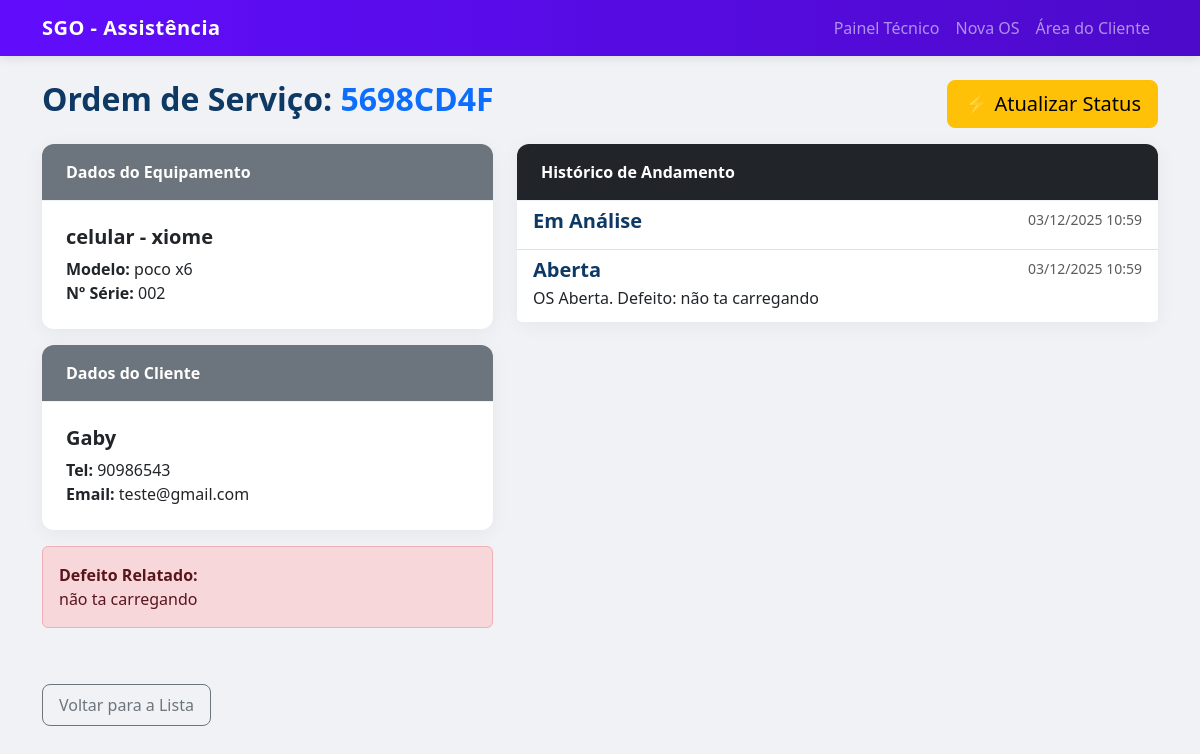
/os/3/, run on the app's committed database.
### tcc/models.py (models this page shows, shortened)
class OrdemDeServico(models.Model):
    STATUS_CHOICES = [
        ('aberto', 'Aberta'),
        ('em_analise', 'Em Análise'),
        ('aguardando_peca', 'Aguardando Peça'),
        ('em_reparo', 'Em Reparo'),
        ('concluido', 'Concluído'),
        ('entregue', 'Entregue ao Cliente'),
    ]
    cliente = models.ForeignKey(Cliente, on_delete=models.CASCADE)
    equipamento = models.ForeignKey(Equipamento, on_delete=models.CASCADE)
    data_abertura = models.DateTimeField(auto_now_add=True)
    defeito_relatado = models.TextField(help_text="Descrição do defeito pelo cliente.")
    status_atual = models.CharField(max_length=20, choices=STATUS_CHOICES, default='aberto')
    codigo_consulta = models.CharField(
        max_length=8,
        unique=True,
        editable=False,
        default=uuid.uuid4().hex[:8].upper()
    )
    class Meta:
        verbose_name = "Ordem de Serviço"
        verbose_name_plural = "Ordens de Serviço"
        ordering = ['-data_abertura'] # Ordena pela mais recente

class Equipamento(models.Model):
    tipo = models.CharField(max_length=50, help_text="Ex: Computador, Telemóvel, TV")
    marca = models.CharField(max_length=50)
    modelo = models.CharField(max_length=50)
    numero_serie = models.CharField(max_length=100, unique=True, blank=True, null=True)
    class Meta:
        verbose_name = "Equipamento"
        verbose_name_plural = "Equipamentos"

class Cliente(models.Model):
    nome = models.CharField(max_length=100)
    telefone = models.CharField(max_length=20, blank=True, null=True)
    email = models.EmailField(blank=True, null=True)
    class Meta:
        verbose_name = "Cliente"
        verbose_name_plural = "Clientes"

class AtualizacaoStatus(models.Model):
    os = models.ForeignKey(OrdemDeServico, on_delete=models.CASCADE)
    data_atualizacao = models.DateTimeField(auto_now_add=True)
    novo_status = models.CharField(max_length=20, choices=OrdemDeServico.STATUS_CHOICES)
    observacoes = models.TextField(blank=True, help_text="Detalhes da atualização (ex: 'Diagnóstico: Placa-mãe danificada')")
    class Meta:
        verbose_name = "Atualização de Status"
        verbose_name_plural = "Atualizações de Status"
        ordering = ['data_atualizacao']

### tcc/views.py (the view)
# urls.py: path('os/<int:pk>/', views.OSDetailView.as_view(), name='detalhe_os'),
class OSDetailView(DetailView):
    model = OrdemDeServico
    template_name = 'os/os_detail.html'
    context_object_name = 'os'
    def get_context_data(self, **kwargs):
        context = super().get_context_data(**kwargs)
        context['historico'] = self.object.atualizacaostatus_set.all().order_by('-data_atualizacao')
        return context

### tcc/templates/os/os_detail.html
{% extends 'os/base.html' %}
{% block content %}
<div class="row mb-3">
    <div class="col-md-8">
        <h2>Ordem de Serviço: <span class="text-primary">{{ os.codigo_consulta }}</span></h2>
    </div>
    <div class="col-md-4 text-end">
        <a href="{% url 'atualizar_status' os.id %}" class="btn btn-warning btn-lg">
            ⚡ Atualizar Status
        </a>
    </div>
</div>
<div class="row">
    <div class="col-md-5 mb-4">
        <div class="card mb-3">
            <div class="card-header bg-secondary text-white">Dados do Equipamento</div>
            <div class="card-body">
                <h5 class="card-title">{{ os.equipamento.tipo }} - {{ os.equipamento.marca }}</h5>
                <p class="card-text">
                    <strong>Modelo:</strong> {{ os.equipamento.modelo }}<br>
                    <strong>Nº Série:</strong> {{ os.equipamento.numero_serie|default:"-" }}
                </p>
            </div>
        </div>
        <div class="card mb-3">
            <div class="card-header bg-secondary text-white">Dados do Cliente</div>
            <div class="card-body">
                <h5 class="card-title">{{ os.cliente.nome }}</h5>
                <p class="card-text">
                    <strong>Tel:</strong> {{ os.cliente.telefone }}<br>
                    <strong>Email:</strong> {{ os.cliente.email }}
                </p>
            </div>
        </div>
        <div class="alert alert-danger">
            <strong>Defeito Relatado:</strong><br>
            {{ os.defeito_relatado }}
        </div>
    </div>
    <div class="col-md-7">
        <div class="card">
            <div class="card-header bg-dark text-white">Histórico de Andamento</div>
            <div class="list-group list-group-flush">
                {% for item in historico %}
                <div class="list-group-item">
                    <div class="d-flex w-100 justify-content-between">
                        <h5 class="mb-1">{{ item.get_novo_status_display }}</h5>
                        <small class="text-muted">{{ item.data_atualizacao|date:"d/m/Y H:i" }}</small>
                    </div>
                    <p class="mb-1">{{ item.observacoes }}</p>
                </div>
                {% empty %}
                <div class="list-group-item">Sem histórico registado.</div>
                {% endfor %}
            </div>
        </div>
    </div>
</div>
<div class="mt-3">
    <a href="{% url 'lista_os' %}" class="btn btn-outline-secondary">Voltar para a Lista</a>
</div>
{% endblock %}

### tcc/static/css/style.css (style rules this page uses)
:root { --primary-color: #610dfd; --primary-dark: #4d0aca; --secondary-bg: #f8f9fa; --card-shadow: 0 4px 20px rgba(0, 0, 0, 0.05); --border-radius: 12px; }
body { background-color: #f0f2f5; font-family: 'Segoe UI', Roboto, 'Helvetica Neue', sans-serif; color: #343a40; }
h1, h2, h3, h4, h5 { font-weight: 600; color: #0e3965; }
.card { border: none; border-radius: var(--border-radius); box-shadow: var(--card-shadow); background-color: #fff; margin-bottom: 1.5rem; transition: transform 0.2s ease-in-out; }
.card-header { background-color: #fff; border-bottom: 1px solid #edf2f7; border-radius: var(--border-radius) var(--border-radius) 0 0 !important; font-weight: 600; padding: 1rem 1.5rem; color: var(--primary-color); }
.card-body { padding: 1.5rem; }
.btn { border-radius: 8px; padding: 0.5rem 1rem; font-weight: 500; transition: all 0.3s; }

### data on the page
OrdemDeServico: codigo_consulta "5698CD4F", equipamento.tipo "celular", equipamento.marca "xiome", equipamento.modelo "poco x6", equipamento.numero_serie "002", cliente.nome "Gaby", cliente.telefone "90986543", cliente.email "teste@gmail.com", defeito_relatado "não ta carregando"
AtualizacaoStatus: novo_status "Em Análise", data_atualizacao "03/12/2025 10:59"
AtualizacaoStatus: novo_status "Aberta", data_atualizacao "03/12/2025 10:59", observacoes "OS Aberta. Defeito: não ta carregando"
